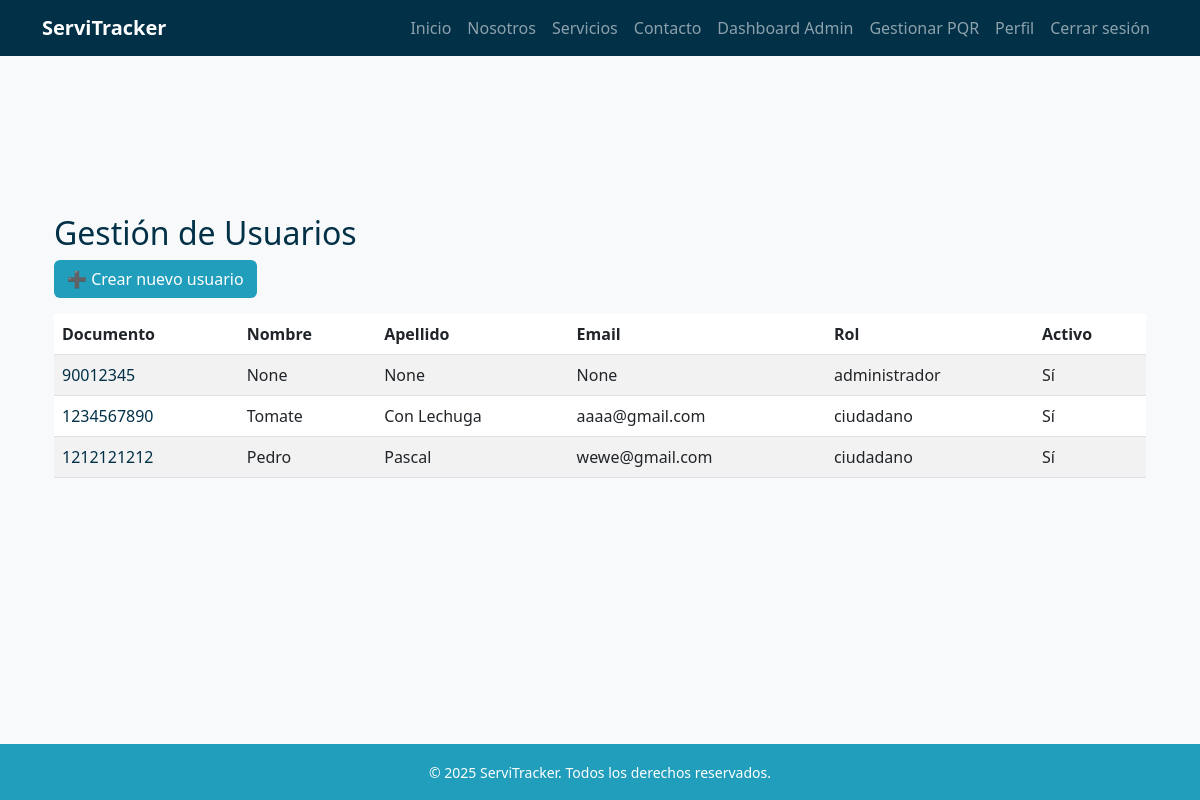
The app's page /usuarios/usuarios/lista/ (signed in), older data.
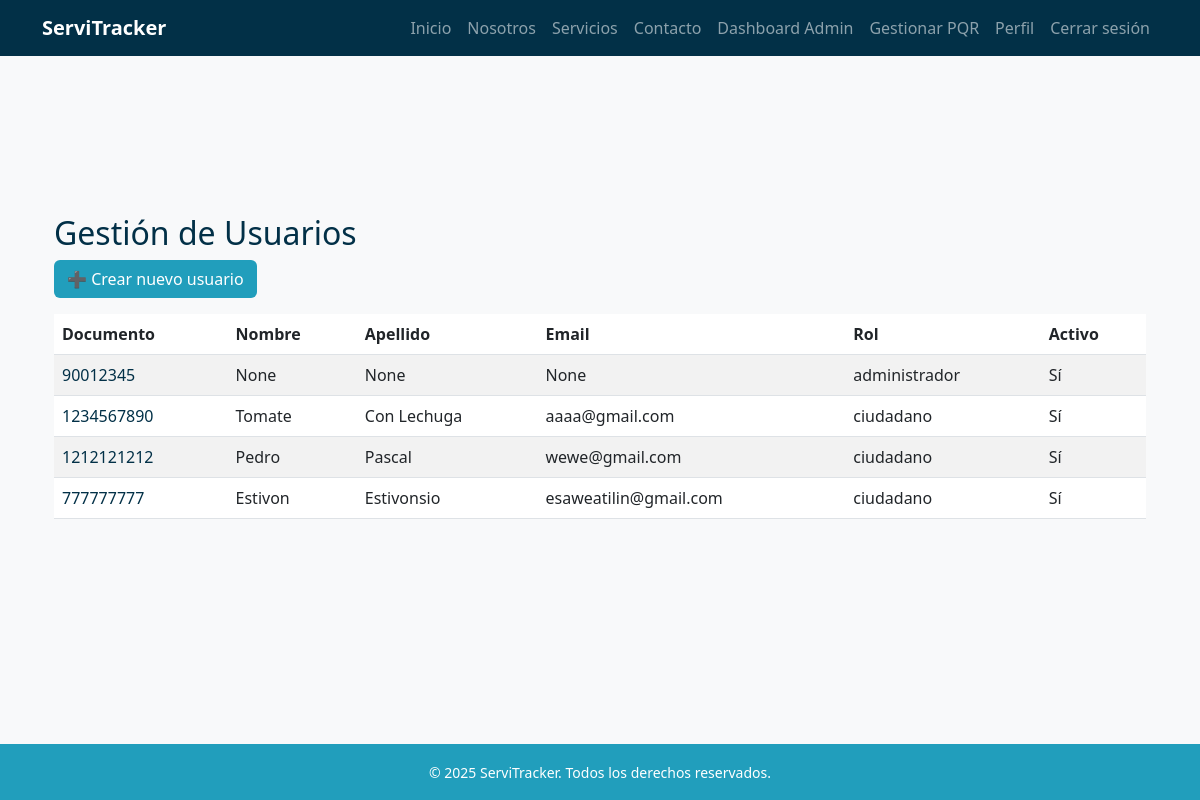
The same page, newer data.
### usuarios/models.py (models this page shows, shortened)
class Usuario(AbstractBaseUser, PermissionsMixin):
    ROLES = [
        ("administrador", "Administrador"),
        ("agente", "Agente"),
        ("tecnico", "Técnico"),
        ("ciudadano", "Ciudadano"),
    ]
    documento = models.CharField(max_length=20, unique=True)
    email = models.EmailField(blank=True, null=True)
    nombres = models.CharField(max_length=100, blank=True, null=True)
    apellidos = models.CharField(max_length=100, blank=True, null=True)
    rol = models.CharField(max_length=20, choices=ROLES, default="ciudadano")
    especialidad = models.ForeignKey(Especialidad, on_delete=models.SET_NULL, null=True, blank=True)
    is_active = models.BooleanField(default=True)
    is_staff = models.BooleanField(default=False)
    date_joined = models.DateTimeField(auto_now_add=True)
    objects = UsuarioManager()
    USERNAME_FIELD = "documento"
    REQUIRED_FIELDS = []  # puedes agregar 'email' si quieres que sea obligatorio

### usuarios/views.py (the view)
# urls.py: path("usuarios/lista/", views.lista_usuarios, name="lista_usuarios"),
@user_passes_test(lambda u: u.is_staff or u.rol == "administrador")
def lista_usuarios(request):
    usuarios = Usuario.objects.all()
    return render(request, 'usuarios/lista_usuarios.html', {'usuarios': usuarios})

### templates/usuarios/lista_usuarios.html (shortened to what this page needs)
{% extends 'base.html' %}
{% block content %}
<div class="container my-5">
    <h2 class="text-blue-dark">Gestión de Usuarios</h2>
    <a href="{% url 'crear_usuario' %}" class="btn btn-blue-mid mb-3">➕ Crear nuevo usuario</a>
    <table class="table table-striped">
        <thead>
            <tr>
                <th>Documento</th>
                <th>Nombre</th>
                <th>Apellido</th>
                <th>Email</th>
                <th>Rol</th>
                <th>Activo</th>
            </tr>
        </thead>
        <tbody>
            {% for u in usuarios %}
            <tr>
                <td>
                    <a href="{% url 'editar_usuario' u.pk %}" class="text-decoration-none text-blue-dark">
                        {{ u.documento }}
                    </a>
                </td>
                <td>{{ u.nombres }}</td>
                <td>{{ u.apellidos }}</td>
                <td>{{ u.email }}</td>
                <td>{{ u.rol }}</td>
                <td>{{ u.is_active|yesno:"Sí,No" }}</td>
            </tr>
            {% empty %}
            <tr><td colspan="6">No hay usuarios registrados.</td></tr>
            {% endfor %}
        </tbody>
    </table>
</div>
{% endblock %}

Row changes from the older to the newer data that the page shows:
added Usuario: documento "777777777", nombres "Estivon", apellidos "Estivonsio", email "esaweatilin@gmail.com", rol "ciudadano", is_active "Sí"
